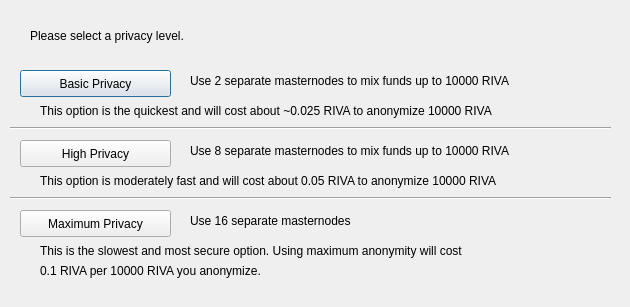
<?xml version="1.0" encoding="UTF-8"?>
<ui version="4.0">
 <class>ObfuscationConfig</class>
 <widget class="QDialog" name="ObfuscationConfig">
  <property name="geometry">
   <rect>
    <x>0</x>
    <y>0</y>
    <width>630</width>
    <height>307</height>
   </rect>
  </property>
  <property name="windowTitle">
   <string>Configure Obfuscation</string>
  </property>
  <widget class="QPushButton" name="buttonBasic">
   <property name="geometry">
    <rect>
     <x>20</x>
     <y>70</y>
     <width>151</width>
     <height>27</height>
    </rect>
   </property>
   <property name="text">
    <string>Basic Privacy</string>
   </property>
  </widget>
  <widget class="QPushButton" name="buttonHigh">
   <property name="geometry">
    <rect>
     <x>20</x>
     <y>140</y>
     <width>151</width>
     <height>27</height>
    </rect>
   </property>
   <property name="text">
    <string>High Privacy</string>
   </property>
  </widget>
  <widget class="QPushButton" name="buttonMax">
   <property name="geometry">
    <rect>
     <x>20</x>
     <y>210</y>
     <width>151</width>
     <height>27</height>
    </rect>
   </property>
   <property name="text">
    <string>Maximum Privacy</string>
   </property>
  </widget>
  <widget class="QLabel" name="label">
   <property name="geometry">
    <rect>
     <x>30</x>
     <y>20</y>
     <width>571</width>
     <height>31</height>
    </rect>
   </property>
   <property name="text">
    <string>Please select a privacy level.</string>
   </property>
  </widget>
  <widget class="QLabel" name="label_2">
   <property name="geometry">
    <rect>
     <x>190</x>
     <y>70</y>
     <width>421</width>
     <height>21</height>
    </rect>
   </property>
   <property name="text">
    <string>Use 2 separate masternodes to mix funds up to 10000 RIVA</string>
   </property>
  </widget>
  <widget class="QLabel" name="label_3">
   <property name="geometry">
    <rect>
     <x>190</x>
     <y>140</y>
     <width>411</width>
     <height>21</height>
    </rect>
   </property>
   <property name="text">
    <string>Use 8 separate masternodes to mix funds up to 10000 RIVA</string>
   </property>
  </widget>
  <widget class="QLabel" name="label_4">
   <property name="geometry">
    <rect>
     <x>190</x>
     <y>210</y>
     <width>421</width>
     <height>21</height>
    </rect>
   </property>
   <property name="text">
    <string>Use 16 separate masternodes</string>
   </property>
  </widget>
  <widget class="QLabel" name="label_6">
   <property name="geometry">
    <rect>
     <x>40</x>
     <y>100</y>
     <width>561</width>
     <height>21</height>
    </rect>
   </property>
   <property name="text">
    <string>This option is the quickest and will cost about ~0.025 RIVA to anonymize 10000 RIVA</string>
   </property>
  </widget>
  <widget class="QLabel" name="label_7">
   <property name="geometry">
    <rect>
     <x>40</x>
     <y>170</y>
     <width>561</width>
     <height>21</height>
    </rect>
   </property>
   <property name="text">
    <string>This option is moderately fast and will cost about 0.05 RIVA to anonymize 10000 RIVA</string>
   </property>
  </widget>
  <widget class="QLabel" name="label_8">
   <property name="geometry">
    <rect>
     <x>40</x>
     <y>240</y>
     <width>561</width>
     <height>21</height>
    </rect>
   </property>
   <property name="text">
    <string>This is the slowest and most secure option. Using maximum anonymity will cost</string>
   </property>
  </widget>
  <widget class="QLabel" name="label_9">
   <property name="geometry">
    <rect>
     <x>40</x>
     <y>260</y>
     <width>561</width>
     <height>21</height>
    </rect>
   </property>
   <property name="text">
    <string>0.1 RIVA per 10000 RIVA you anonymize.</string>
   </property>
  </widget>
  <widget class="Line" name="line">
   <property name="geometry">
    <rect>
     <x>10</x>
     <y>120</y>
     <width>601</width>
     <height>16</height>
    </rect>
   </property>
   <property name="orientation">
    <enum>Qt::Horizontal</enum>
   </property>
  </widget>
  <widget class="Line" name="line_2">
   <property name="geometry">
    <rect>
     <x>10</x>
     <y>190</y>
     <width>601</width>
     <height>16</height>
    </rect>
   </property>
   <property name="orientation">
    <enum>Qt::Horizontal</enum>
   </property>
  </widget>
 </widget>
 <resources/>
 <connections/>
</ui>
